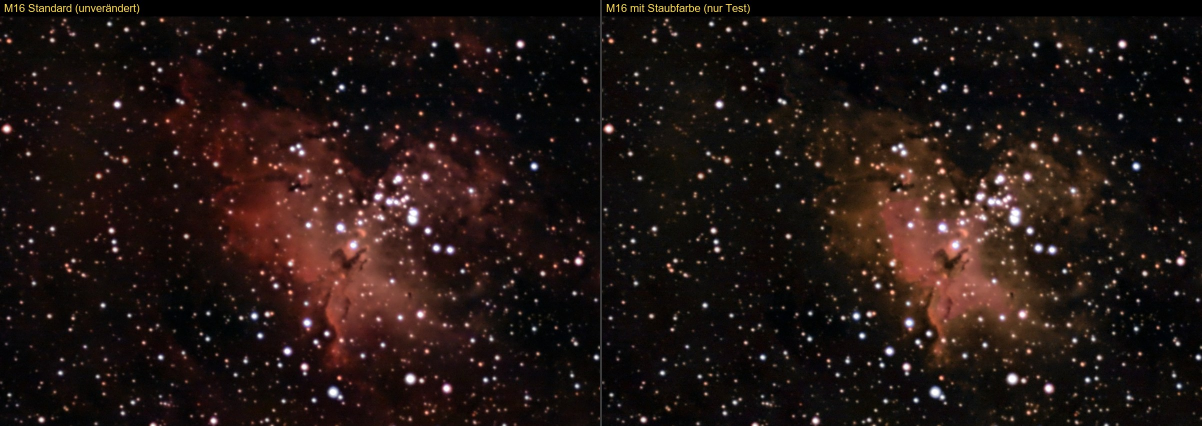
#> input picture gegenprobe-halpha.jpg, 2404 x 852 px (shown at 1/2 size); its folder holds only this picture in this run
$ python -i line_detection.py   (imports and definitions only)
#> lines starting #> are read from the running program, lines starting #| are printed output that depends on the picture; after the words box and inside, x2 and y2 are one past the last pixel; in counts of white or black regions, pixels touching at a corner belong together
#> further down, picture is the input picture: shape (852, 2404, 3); mean B, G, R 19.2, 21.9, 33.8
"""Faint single-exposure streaks via line integration, independent of moving points."""
import cv2
import numpy as np
from functools import lru_cache
from scipy.ndimage import gaussian_filter, gaussian_filter1d, maximum_filter

LINE_SCORE_THRESHOLD=10.5
SHORT_BINS=7          # Abschnitte unter 7×24 px (Analyse-Maßstab ≤768 px) gelten als kurze Spur
CALM_LIMIT=1.5        # kurze Spuren nur in ruhigem Hintergrund (lokales/globales Rauschen)


# [47 lines left out: functions required_score, _section_geometry, _best_section, not called in this run]


BLINK_SCORE=8.          # integrierter Kontrast der Blitze (wie line_snr, nur über die hellen Abschnitte)
BLINK_MIN_FLASHES=4     # Mindestzahl Blitze; unter 5 zusätzlich jeder Abstand im Takt, kein verdeckter Blitz, Score ≥ BLINK_SCORE_FEW
BLINK_SCORE_FEW=10.     # Score für 4 Blitze (geeicht 14.11.2026, probe_blink_injection: 54 echte Bildpaare, 453 eingesetzte Spuren –
                        # 4 Blitze hell 3 % → 36 % wiedergefunden, Fehlalarme in der umgekehrten Differenz unverändert 1/54;
                        # 3 Blitze verworfen: zwei Fehlalarme mit Score ~20 und fast perfektem Takt aus Sternketten)
BLINK_REGULARITY=.12    # Median-Abweichung der Abstände vom Takt (Anteil der Periode)


# [87 lines left out: functions blink_pattern, local_structure, merge_streak_detections, not called in this run]


def correct_readout_banding(image):
    """Remove sensor-wide row/column offsets before aligning the star field.

    Require agreement in seven of eight independent strips and at both sensor
    edges. Finite horizontal/vertical trails with real endpoints are retained;
    orientation alone never rejects a candidate. Only detection data is changed.
    """
    data=np.asarray(image,dtype='float32').copy()
    for axis in (1,0):
        if data.shape[axis]<64: continue
        profiles=np.asarray([np.median(part,axis=axis) for part in np.array_split(data,8,axis=axis)])
        high=profiles-gaussian_filter1d(profiles,8,axis=1)
        common=np.median(high,axis=0);sign=np.sign(common)
        noise=max(.01,float(1.4826*np.median(np.abs(common-np.median(common)))))
        coherent=(high*sign>0).mean(axis=0)>=.875
        rim=max(8,data.shape[axis]//32)
        edges=np.asarray([np.median(np.take(data,range(rim),axis=axis),axis=axis),np.median(np.take(data,range(data.shape[axis]-rim,data.shape[axis]),axis=axis),axis=axis)])
        edges-=gaussian_filter1d(edges,8,axis=1)
        supported=(edges[0]*sign>.25*np.abs(common))&(edges[1]*sign>.25*np.abs(common))
        bias=np.where(coherent&supported&(np.abs(common)>1.5*noise),common,0)
        data-=bias[:,None] if axis==1 else bias[None,:]
#> this loop made 2 passes
#> noise on passes 1 to 2: 0.53, 0.396
    return data


# [57 lines left out: functions _plane, compact_trails, not called in this run]


def detect_lines(image, comparison=None, transform=None):
    image=correct_readout_banding(image)
    original=image.copy()
    temporal=comparison is not None and transform is not None and comparison.shape==image.shape
#> temporal = False
    if temporal:
        previous=cv2.warpAffine(correct_readout_banding(comparison),transform,(image.shape[1],image.shape[0]),borderMode=cv2.BORDER_REFLECT)
        image=(image.astype('float32')-np.median(image))-(previous-np.median(previous))
    scale=min(1.,768/image.shape[1])
#> scale = 0.319
    small=cv2.resize(image.astype('float32'),None,fx=scale,fy=scale,interpolation=cv2.INTER_AREA)
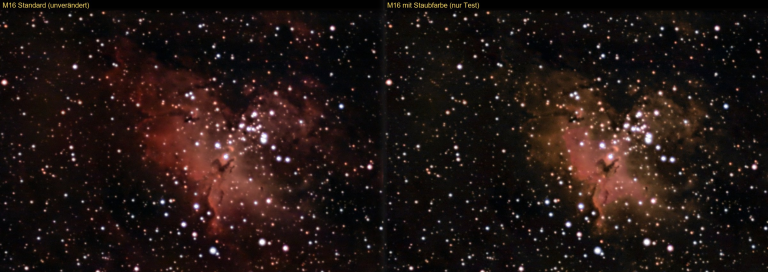
#> small: shape (272, 768, 3) float32; mean B, G, R 19.2, 21.9, 33.8; drawn with min black and max white
    high=small-gaussian_filter(small,12)
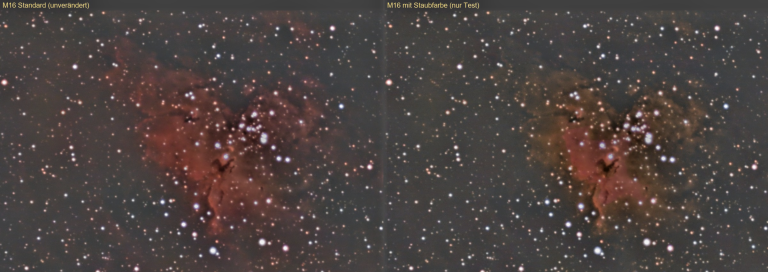
#> high: shape (272, 768, 3) float32; mean B, G, R -5.8, -3, 8.8; drawn with min black and max white
    smooth=gaussian_filter(high,.8)
    noise=max(.25,float(1.4826*np.median(np.abs(smooth-np.median(smooth)))))
#> noise = 6.24
    z=smooth/noise
    source=cv2.resize(original,None,fx=scale,fy=scale,interpolation=cv2.INTER_AREA)
    source=gaussian_filter(source-gaussian_filter(source,12),.8)
    source/=max(.25,float(1.4826*np.median(np.abs(source-np.median(source)))))
    # Mask compact bright stars instead of requiring every trail pixel to exceed a high threshold.
    peaks=(smooth==maximum_filter(smooth,7))&(z>7)
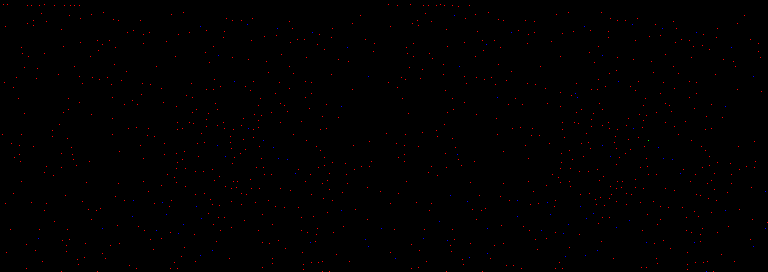
#> peaks: shape (272, 768, 3) bool; mean B, G, R 0.000431, 4.79e-06, 0.00388
    stars=maximum_filter(peaks.astype('uint8'),9)>0
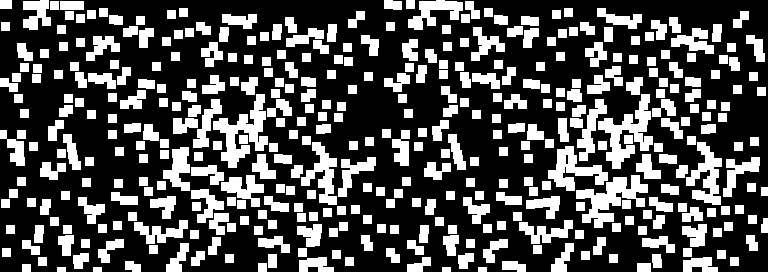
#> stars: shape (272, 768, 3) bool; 31.6% white; 400 white regions, largest, box (x1, y1, x2, y2) and area: (598, 94, 653, 169) 1654, (213, 94, 268, 168) 1652, (576, 175, 648, 228) 1626
    dashes=stars.copy()        # Maske für die Blinkprüfung: lässt auch kurze helle Striche frei
    # A bright continuous streak also has local maxima. Do not erase it as a chain
    # of stars: preserve elongated connected ridges before the Hough vote.
#> (the run stopped early here; a loop or call above may not have finished)

$ run again, on grosse-galaxien-trennung.jpg
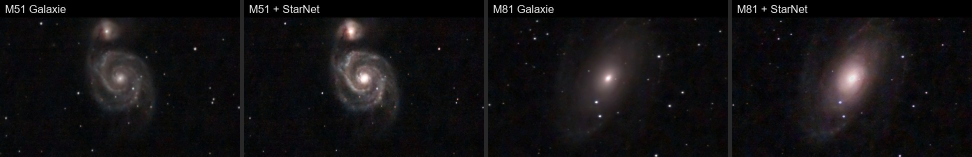
#> input picture grosse-galaxien-trennung.jpg, 1944 x 313 px (shown at 1/2 size)
#> picture is the input picture: shape (313, 1944, 3); mean B, G, R 18.8, 17.4, 19
#> the loop in correct_readout_banding, `for axis in (1,0):` made 2 passes
#> noise on passes 1 to 2: 0.369, 0.459
#> in detect_lines, `high=small-gaussian_filter(small,12)`:
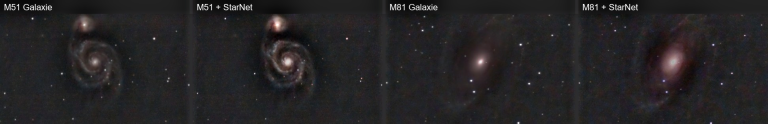
#> high: shape (124, 768, 3) float32; mean B, G, R 0.4, -1, 0.6; drawn with min black and max white
#> in detect_lines, `noise=max(.25,float(1.4826*np.median(np.abs(smooth-np.median(smooth)))))`: noise = 3.69
#> in detect_lines, `stars=maximum_filter(peaks.astype('uint8'),9)>0`:
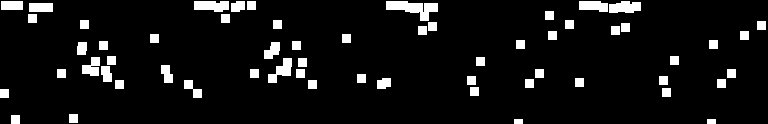
#> stars: shape (124, 768, 3) bool; 7.3% white; 59 white regions, largest, box (x1, y1, x2, y2) and area: (386, 1, 438, 21) 555, (194, 1, 229, 12) 325, (609, 1, 641, 13) 317

$ run again, on m1-vorher-nachher.jpg
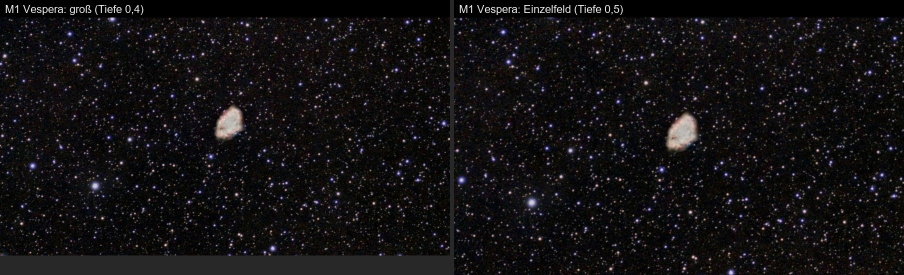
#> input picture m1-vorher-nachher.jpg, 1808 x 550 px (shown at 1/2 size)
#> picture is the input picture: shape (550, 1808, 3); mean B, G, R 18.8, 17.5, 19.2
#> the loop in correct_readout_banding, `for axis in (1,0):` made 2 passes
#> noise on passes 1 to 2: 0.455, 0.542
#> in detect_lines, `high=small-gaussian_filter(small,12)`:
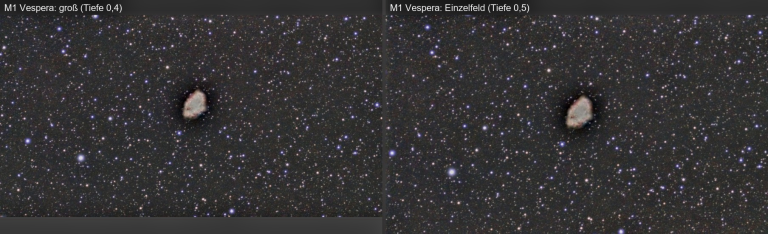
#> high: shape (234, 768, 3) float32; mean B, G, R 0.3, -1, 0.7; drawn with min black and max white
#> in detect_lines, `noise=max(.25,float(1.4826*np.median(np.abs(smooth-np.median(smooth)))))`: noise = 5.82
#> in detect_lines, `stars=maximum_filter(peaks.astype('uint8'),9)>0`:
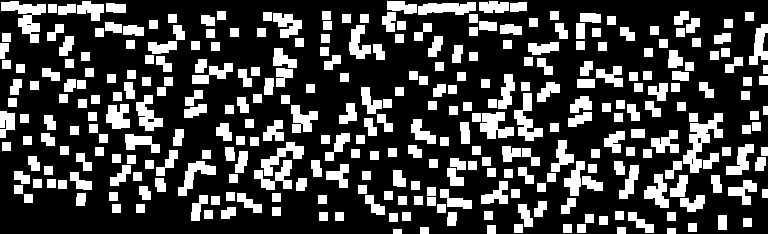
#> stars: shape (234, 768, 3) bool; 26.7% white; 320 white regions, largest, box (x1, y1, x2, y2) and area: (683, 113, 723, 173) 939, (1, 1, 46, 43) 796, (514, 93, 543, 141) 607

$ run again, on m31-bulge.jpg
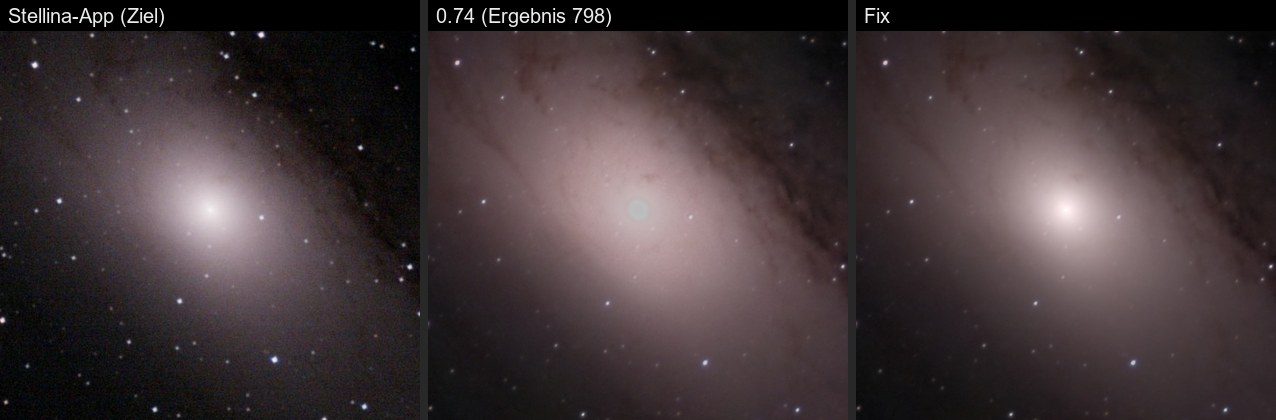
#> input picture m31-bulge.jpg, 1276 x 420 px
#> picture is the input picture: shape (420, 1276, 3); mean B, G, R 55.4, 53.2, 64.4
#> the loop in correct_readout_banding, `for axis in (1,0):` made 2 passes
#> noise on passes 1 to 2: 0.492, 0.451
#> in detect_lines, `high=small-gaussian_filter(small,12)`:
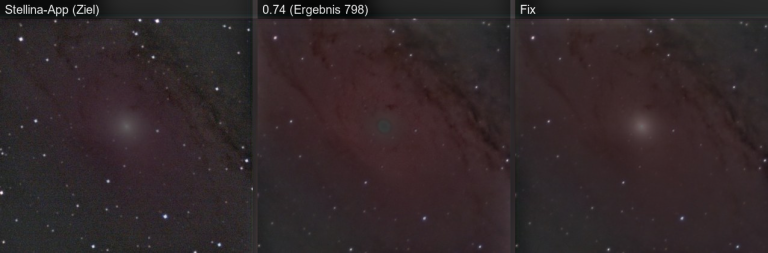
#> high: shape (253, 768, 3) float32; mean B, G, R -2.3, -4.5, 6.7; drawn with min black and max white
#> in detect_lines, `noise=max(.25,float(1.4826*np.median(np.abs(smooth-np.median(smooth)))))`: noise = 4.58
#> in detect_lines, `stars=maximum_filter(peaks.astype('uint8'),9)>0`:
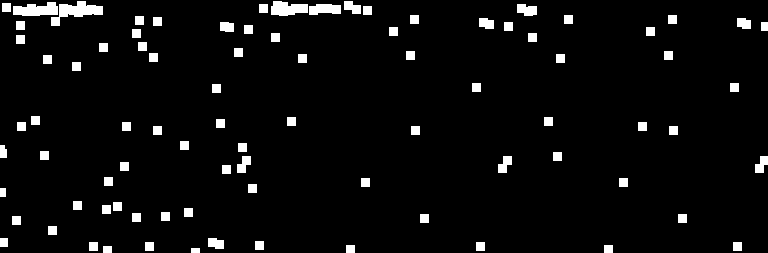
#> stars: shape (253, 768, 3) bool; 4.6% white; 86 white regions, largest, box (x1, y1, x2, y2) and area: (51, 1, 103, 26) 586, (13, 2, 58, 16) 471, (271, 1, 308, 16) 419
